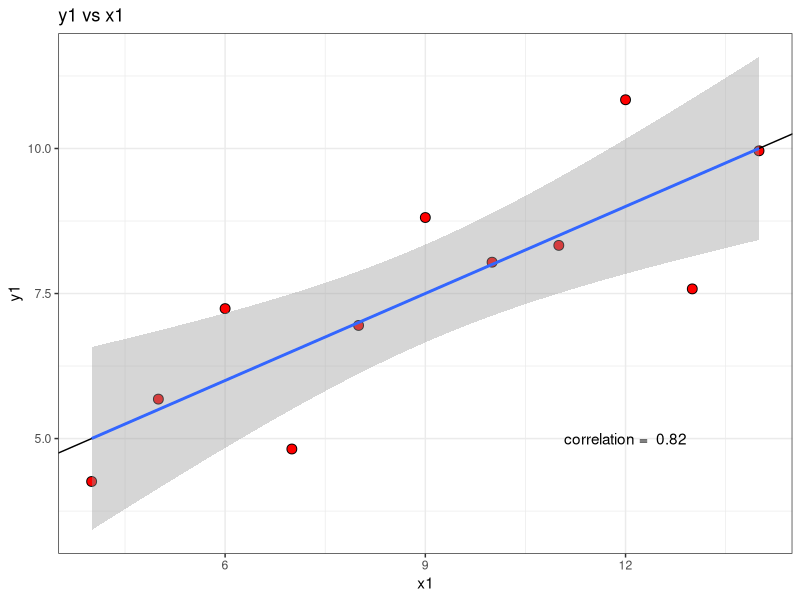
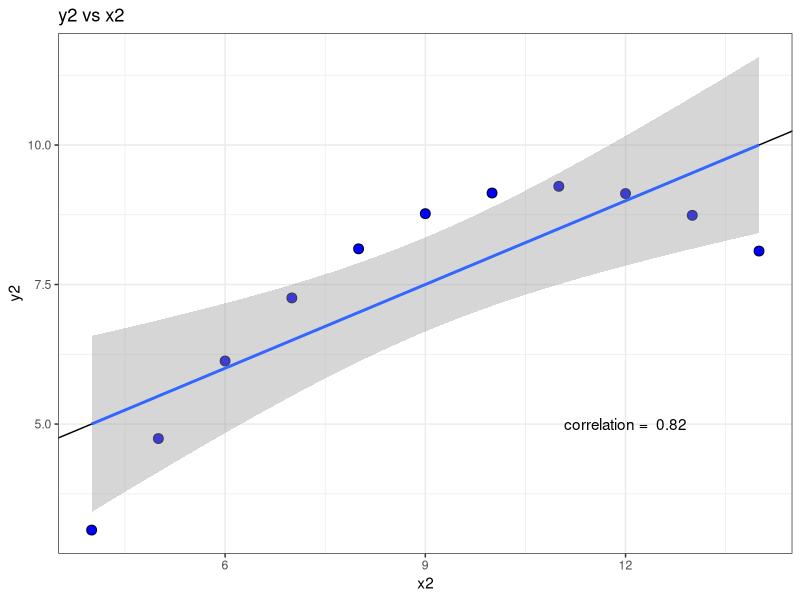
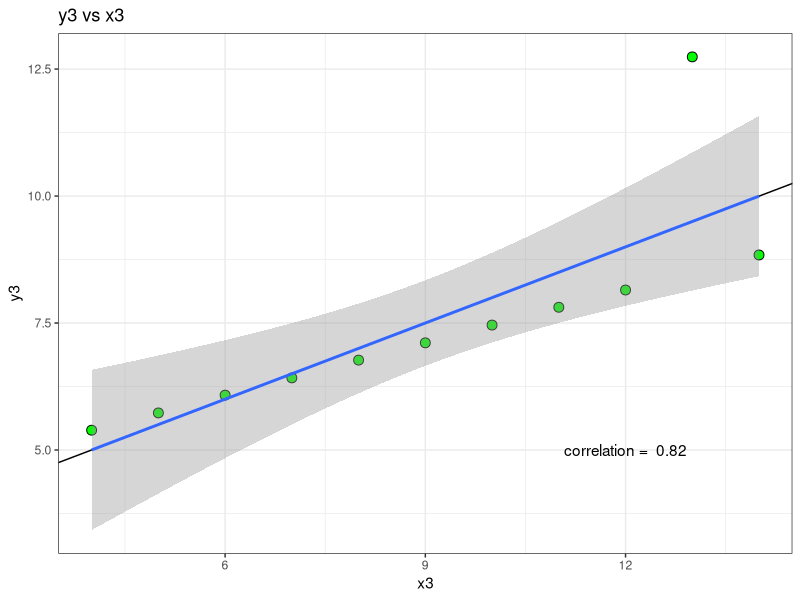
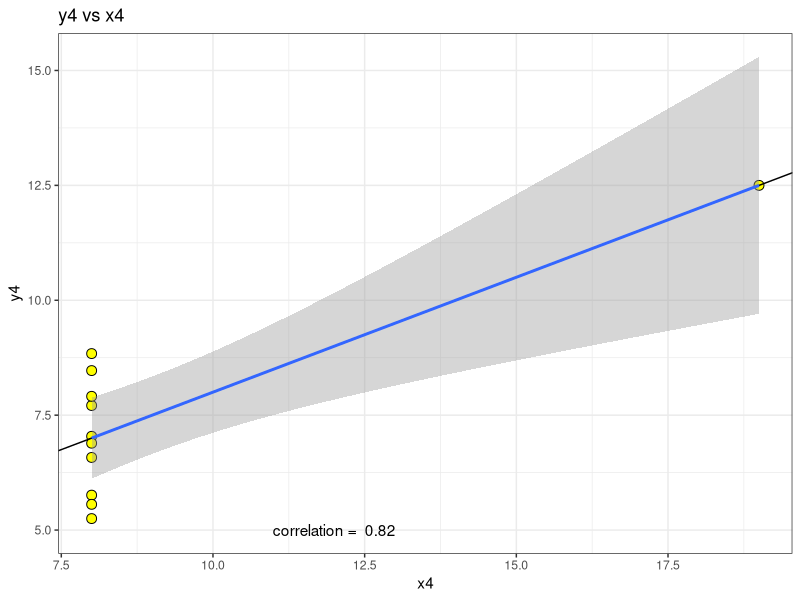
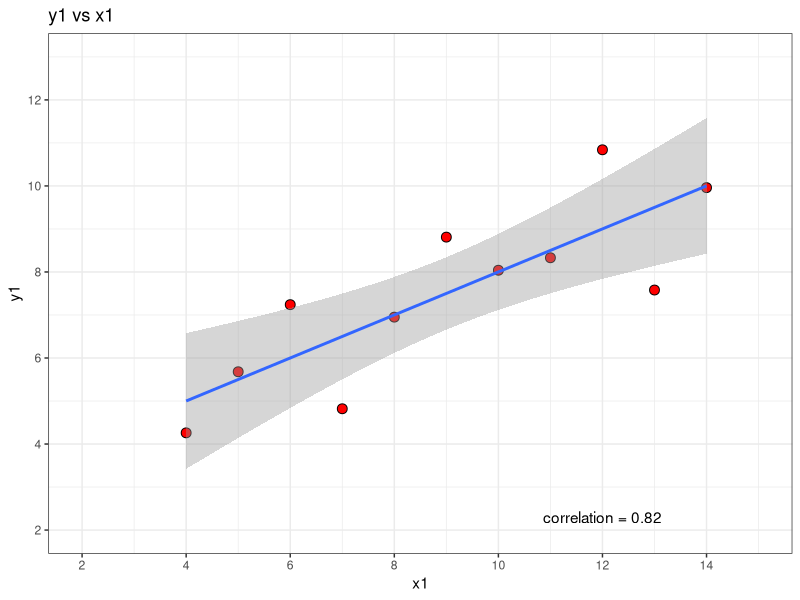
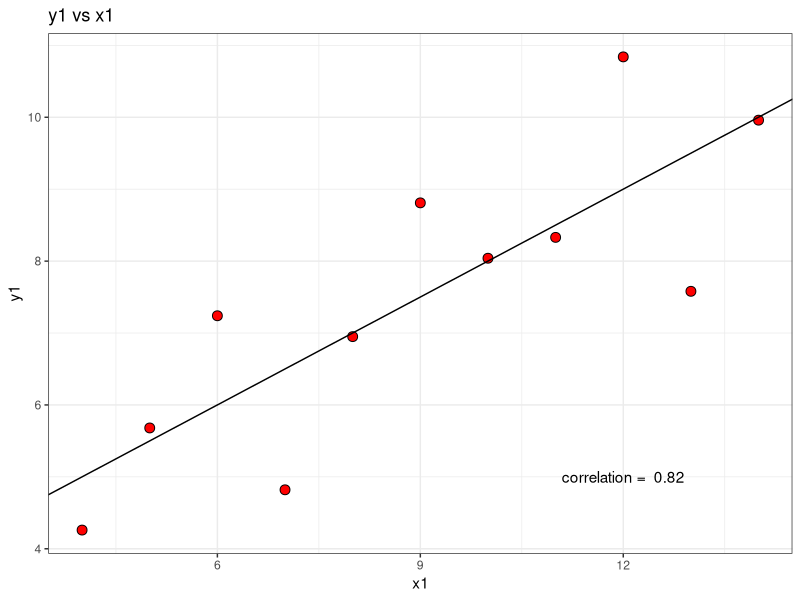
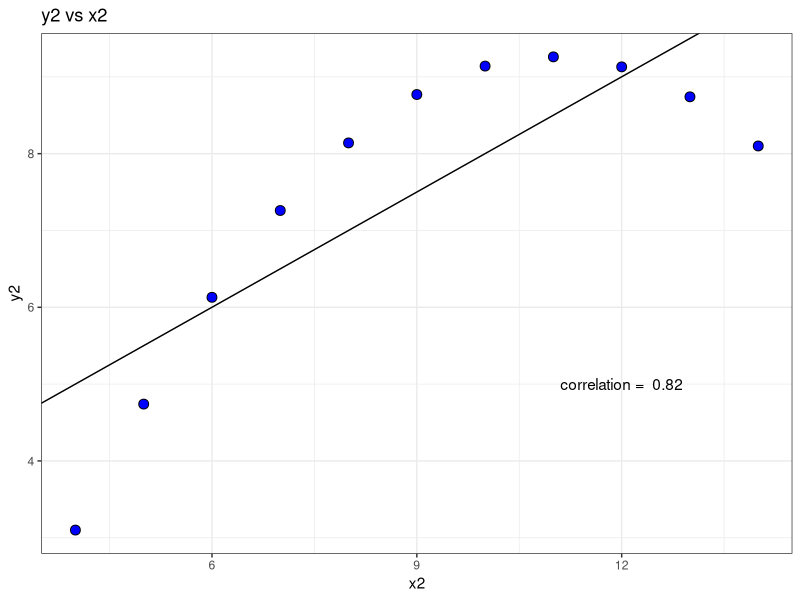
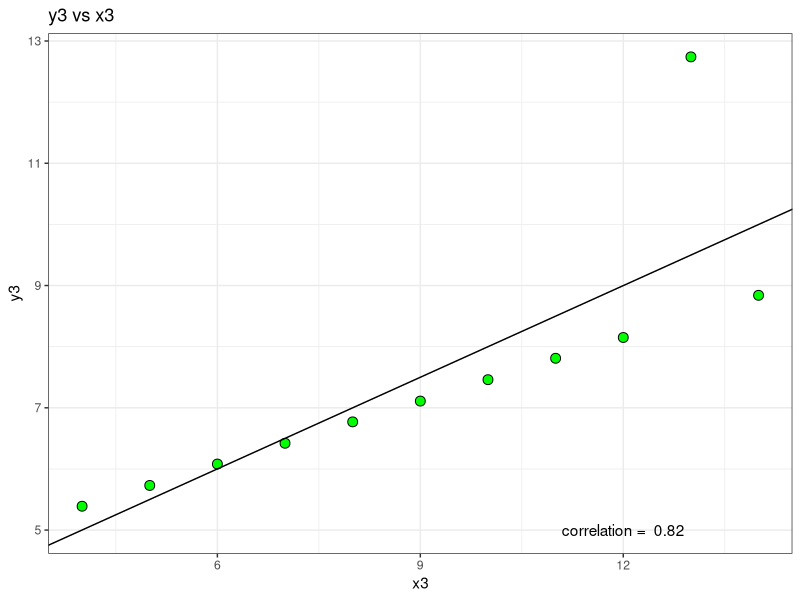

Here is the R script that generated these plots, in order:
### The Anscombe Quartet Revisited
## Anscombe, Francis J. (1973). "Graphs in Statistical Analysis". American Statistician. 27 (1): 17–21.

## Directory:
if(.Platform$OS.type == "windows"){
  setwd("c:/R/math/probabilities/correlations")
} else { 
  setwd("~/R/math/probabilities/correlations")
}

## Data
df <- anscombe
View(df)

getOption("digits")  # default value is 7
## [1] 7

options(digits=2)

# Means of x
mean(df$x1)
## [1] 9
mean(df$x2)
## [1] 9
mean(df$x3)
## [1] 9
mean(df$x4)
## [1] 9

# Means of y
mean(df$y1)
## [1] 7.5
mean(df$y2)
## [1] 7.5
mean(df$y3)
## [1] 7.5
mean(df$y4)
## [1] 7.5


# Variances of x
var(df$x1)
## [1] 11
var(df$x2)
## [1] 11
var(df$x3)
## [1] 11
var(df$x4)
## [1] 11

# Variances of y
var(df$y1)
## [1] 4.1
var(df$y2)
## [1] 4.1
var(df$y3)
## [1] 4.1
var(df$y4)
## [1] 4.1

## Covariances
cov(df$x1, df$y1)
## [1] 5.5
cov(df$x2, df$y2)
## [1] 5.5
cov(df$x3, df$y3)
## [1] 5.5
cov(df$x4, df$y4)
## [1] 5.5

## Correlations
cor(df$x1, df$y1) -> cor1
## [1] 0.82
cor(df$x2, df$y2) -> cor2
## [1] 0.82
cor(df$x3, df$y3) -> cor3
## [1] 0.82
cor(df$x4, df$y4) -> cor4
## [1] 0.82

## Correlation: Check the definition
cov(df$x1, df$y1) / (sd(df$x1) * sd(df$y1))
## [1] 0.82

## Correlations: Automate the process
sapply(1:4, function(x) cor(df[, x], df[, x+4]))
## [1] 0.82 0.82 0.82 0.82

## Medians: Now the descriptive statistics do differ!
median(df$y1)
## [1] 7.6
median(df$y2)
## [1] 8.1
median(df$y3)
## [1] 7.1
median(df$y4)
## [1] 7.0


## Plots
library("ggplot2")
ggplot(data = df, aes(x = x1, y = y1)) + 
  geom_point(size = 3, pch = 21, fill = "red") + 
  theme_bw() +
  ggtitle('y1 vs x1') -> p1

ggplot(data = df, aes(x = x2, y = y2)) + 
    geom_point(size = 3, pch = 21, fill = "blue") + 
    theme_bw() +
    ggtitle('y2 vs x2') -> p2

ggplot(data = df, aes(x = x3, y = y3)) + 
    geom_point(size = 3, pch = 21, fill = "green") + 
    theme_bw() +
    ggtitle('y3 vs x3') -> p3

ggplot(data = df, aes(x = x4, y = y4)) + 
    geom_point(size = 3, pch = 21, fill = "yellow") + 
    theme_bw() + 
    ggtitle('y4 vs x4') -> p4

## OLS regression
lm1 <- lm(y1 ~ x1, data = df)
lm2 <- lm(y2 ~ x2, data = df)
lm3 <- lm(y3 ~ x3, data = df)
lm4 <- lm(y4 ~ x4, data = df)

## Add regression line to plots
## Method 1: with geom_abline() and lm$coefficients
p1 + 
  geom_abline(intercept = lm1$coefficients[1], 
              slope = lm1$coefficients[2]) +
  annotate("text", x = 12, y = 5, 
           label = paste("correlation = ", format(cor1, digits=2))) -> p1
ggsave(last_plot(), file = "correlations-anscombe-1a.pdf", 
    width = 5, height = 5)

p2 + 
  geom_abline(intercept = lm2$coefficients[1], 
              slope = lm2$coefficients[2]) +
  annotate("text", x = 12, y = 5, 
           label = paste("correlation = ", format(cor2, digits=2))) -> p2
ggsave(last_plot(), file = "correlations-anscombe-2a.pdf", 
    width = 5, height = 5)


p3 + 
  geom_abline(intercept = lm3$coefficients[1], 
              slope = lm3$coefficients[2]) +
  annotate("text", x = 12, y = 5, 
           label = paste("correlation = ", format(cor3, digits=2))) -> p3
ggsave(last_plot(), file = "correlations-anscombe-3a.pdf", 
    width = 5, height = 5)


p4 + 
  geom_abline(intercept = lm4$coefficients[1], 
              slope = lm4$coefficients[2]) +
  annotate("text", x = 12, y = 5, 
           label = paste("correlation = ", format(cor4, digits=2))) -> p4
ggsave(last_plot(), file = "correlations-anscombe-4a.pdf", 
    width = 5, height = 5)


pdf("correlations-anscombe-a.pdf")
  library('gridExtra')
  grid.arrange(p1, p2, p3, p4, 
    top = 'Anscombe Quadrant -- Correlations')
dev.off()

## Method2: with geom_smooth(method = 'lm')
p1 + geom_smooth(method = 'lm')
ggsave(last_plot(), file = "correlations-anscombe-1b.pdf", 
    width = 5, height = 5)
p2 + geom_smooth(method = 'lm')
ggsave(last_plot(), file = "correlations-anscombe-2b.pdf", 
    width = 5, height = 5)
p3 + geom_smooth(method = 'lm')
ggsave(last_plot(), file = "correlations-anscombe-3b.pdf", 
    width = 5, height = 5)
p4 + geom_smooth(method = 'lm')
ggsave(last_plot(), file = "correlations-anscombe-4b.pdf", 
    width = 5, height = 5)



## Make a function to automate the plot-making process
## Remarks: 
   ## explicit return() is good programming habit
   ## variable xn stores "x1" for n=1, 
   ## get(xn) returns the value of the named object
ggplot_n <- function(n) {
  require('ggplot2')
  fn <- c('red', 'blue', 'green', 'yellow')[n]
  xn <- paste0('x', n)
  yn <- paste0('y', n)
  lm <- lm(get(yn) ~ get(xn), data = df)
  cr <- format(cor(df[, xn], df[, yn]), digits=2)
  x1 <- ifelse(n == 4, 6, 2)
  x2 <- ifelse(n == 4, 20, 15)
  ggplot(data = df, aes(x = get(xn), y = get(yn))) + 
    geom_point(size = 3, pch = 21, fill = fn) + 
    geom_smooth(method='lm') +
#    geom_abline(intercept = lm$coefficients[1], 
#              slope = lm$coefficients[2]) +
    annotate("text", x = 12, y = 2.3, 
             label = paste("correlation =", cr)) +
    scale_x_continuous(limits = c(x1,x2), breaks = seq(0, 20, 2)) + 
    scale_y_continuous(limits = c(2,13), breaks = seq(0, 20, 2)) +
    theme_bw() +
    xlab(xn) + ylab(yn) +
    ggtitle(paste0(yn, ' vs ', xn)) -> p
  return(p)
}

ggplot_n(1)

pdf("correlations-anscombe-b.pdf", bg = "lightgray")
  library('gridExtra')
  grid.arrange(ggplot_n(1), ggplot_n(2), ggplot_n(3), ggplot_n(4), 
    top = 'Anscombe Quadrant -- Correlations')
dev.off()

# Add background color to grid - FAIL
pdf("correlations-anscombe.pdf", bg = "gray")
  library('gridExtra')
  margin <- theme(plot.margin = unit(c(1,1,1,1), 'cm'))
  grobs <- lapply(list(p1, p2, p3, p4), '+', margin)
  title <- 'Anscombe Quadrant -- Correlations'
  grid.arrange(grobs = grobs, top = title)
dev.off()
